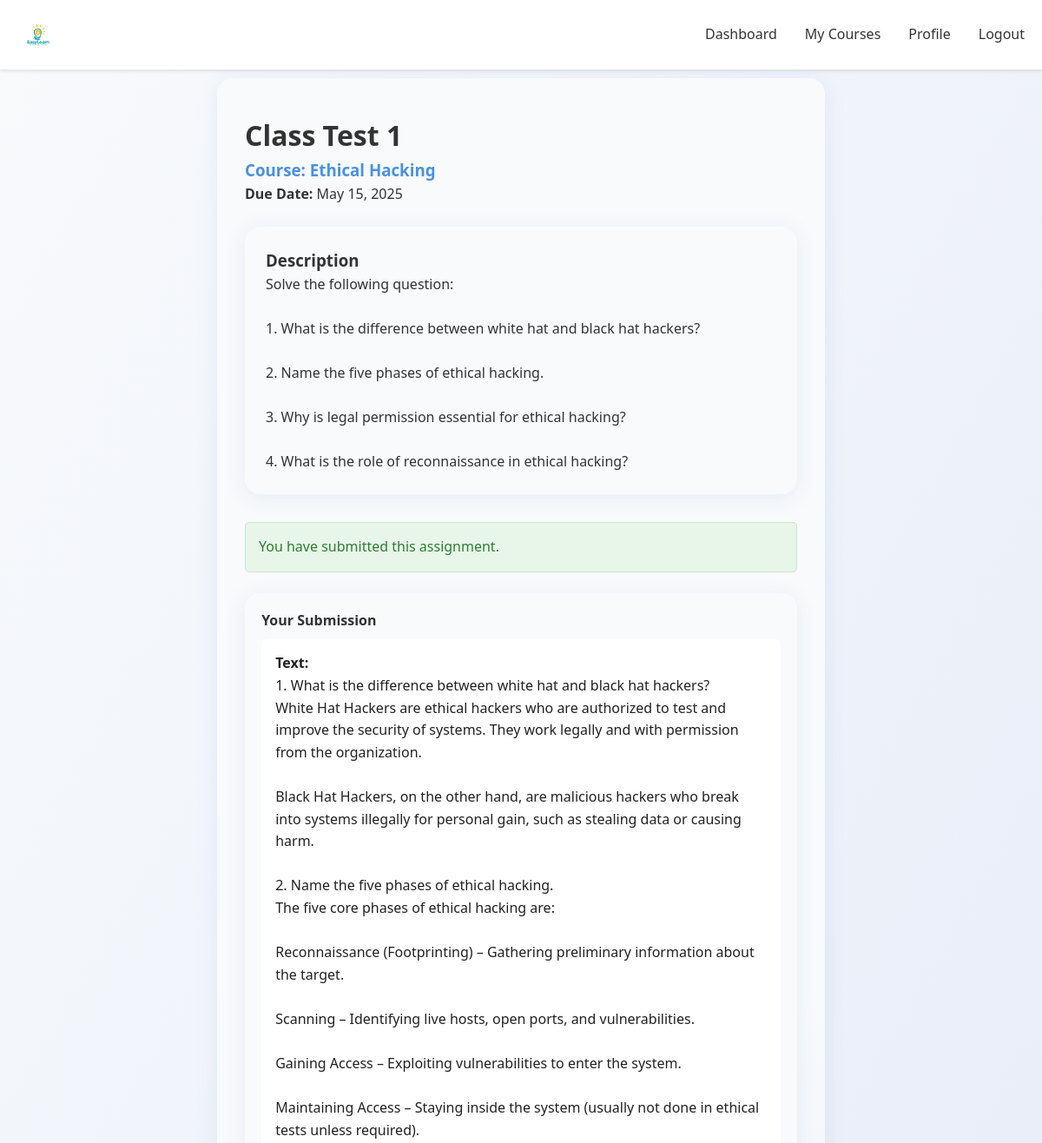
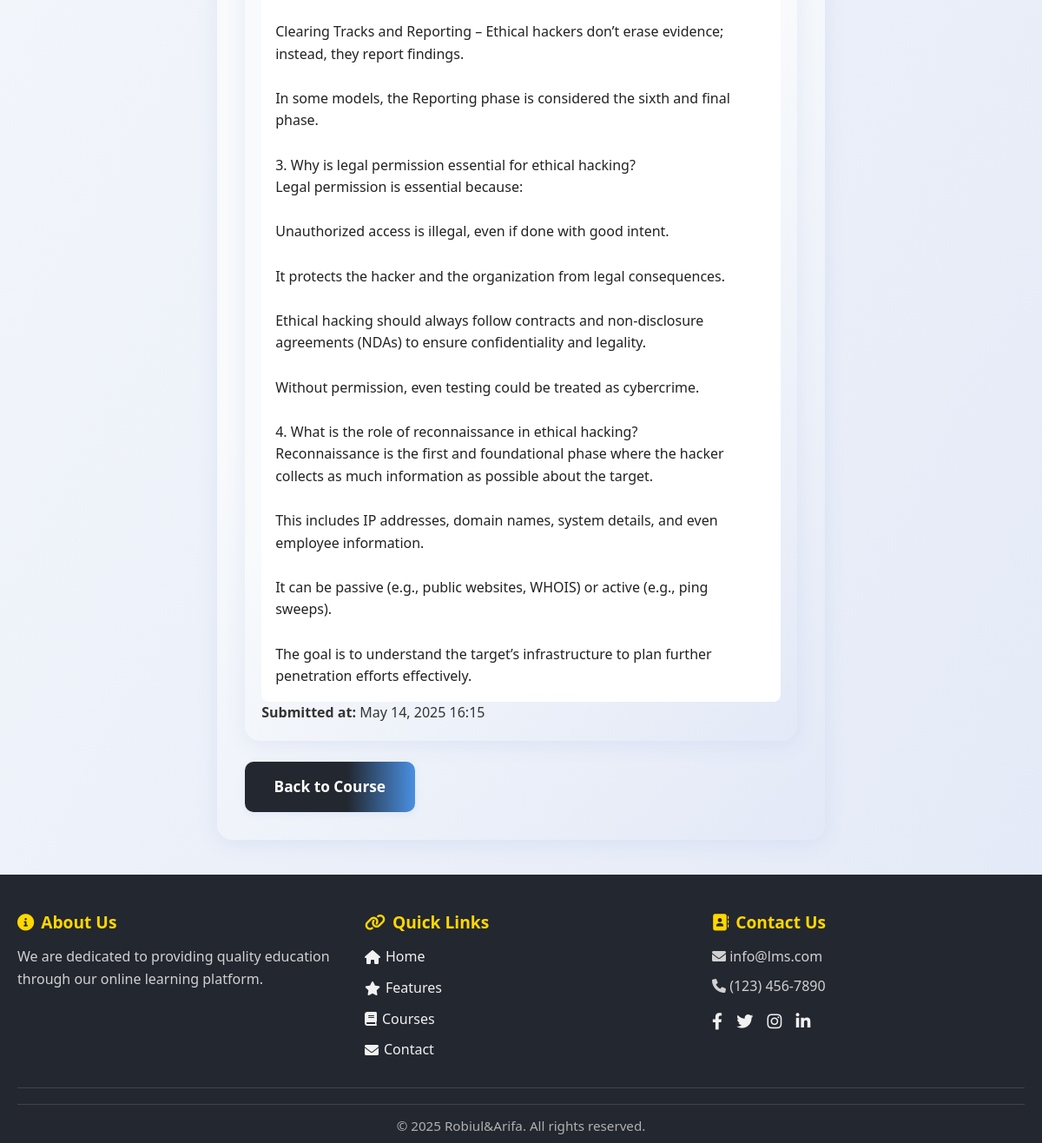
Page /php/assignment.php?id=1&course_id=4 (signed in) on the committed database (2 pictures, top to bottom).
### tables this page shows
CREATE TABLE `assignments` (
  `id` int(11) NOT NULL,
  `course_id` int(11) NOT NULL,
  `title` varchar(255) NOT NULL,
  `description` text DEFAULT NULL,
  `due_date` datetime NOT NULL,
  `created_at` timestamp NOT NULL DEFAULT current_timestamp(),
  `updated_at` timestamp NOT NULL DEFAULT current_timestamp() ON UPDATE current_timestamp()
);

CREATE TABLE `courses` (
  `id` int(11) NOT NULL,
  `instructor_id` int(11) NOT NULL,
  `title` varchar(255) NOT NULL,
  `description` text DEFAULT NULL,
  `thumbnail_url` varchar(255) DEFAULT NULL,
  `created_at` timestamp NOT NULL DEFAULT current_timestamp(),
  `updated_at` timestamp NOT NULL DEFAULT current_timestamp() ON UPDATE current_timestamp()
);

CREATE TABLE `submissions` (
  `id` int(11) NOT NULL,
  `student_id` int(11) NOT NULL,
  `assignment_id` int(11) NOT NULL,
  `file_url` varchar(255) DEFAULT NULL,
  `text_content` text DEFAULT NULL,
  `submitted_at` timestamp NOT NULL DEFAULT current_timestamp(),
  `grade` decimal(5,2) DEFAULT NULL,
  `feedback` text DEFAULT NULL
);

### php/assignment.php (the view, shortened to what this page needs)
<?php
$assignment_id = intval($_GET['id']);
$course_id = intval($_GET['course_id']);
$user_id = $_SESSION['user_id'];
$conn = getDBConnection();
$stmt = $conn->prepare('SELECT a.*, c.title as course_title FROM assignments a JOIN courses c ON a.course_id = c.id WHERE a.id = ? AND a.course_id = ?');
$stmt->bind_param('ii', $assignment_id, $course_id);
$stmt->execute();
$assignment = $stmt->get_result()->fetch_assoc();
$stmt = $conn->prepare('SELECT * FROM submissions WHERE student_id = ? AND assignment_id = ?');
$stmt->bind_param('ii', $user_id, $assignment_id);
$stmt->execute();
$submission = $stmt->get_result()->fetch_assoc();
?>
<!DOCTYPE html>
<html lang="en">
<head>
    <link rel="stylesheet" href="../css/style.css">
    <link rel="stylesheet" href="https://cdnjs.cloudflare.com/ajax/libs/font-awesome/6.0.0/css/all.min.css">
</head>
<body>
<nav class="navbar">
    <div class="container nav-content">
        <a href="../index.php" class="logo"><img src="../images/EasyLearn.png" alt="EasyLearn Logo" style="height:48px;vertical-align:middle;margin-right:10px;"></a>
        <div class="nav-links">
            <a href="student_dashboard.php">Dashboard</a>
            <a href="my_courses.php">My Courses</a>
            <a href="profile.php">Profile</a>
            <a href="logout.php">Logout</a>
        </div>
    </div>
</nav>
<div class="container" style="margin-top: 90px;">
    <div class="dashboard card" style="padding: 2.5rem 2rem 2rem 2rem; margin-top: 2rem; max-width: 700px; margin-left:auto; margin-right:auto;">
        <h1><?php echo htmlspecialchars($assignment['title']); ?></h1>
        <h3 style="color:#4a90e2;">Course: <?php echo htmlspecialchars($assignment['course_title']); ?></h3>
        <p><strong>Due Date:</strong> <?php echo date('M d, Y', strtotime($assignment['due_date'])); ?></p>
        <div class="card" style="padding:1.5rem;margin-bottom:2rem;background:#f8fafc;">
            <h3>Description</h3>
            <p><?php echo nl2br(htmlspecialchars($assignment['description'])); ?></p>
        </div>
        <?php if ($submission): ?>
            <div class="alert alert-success">You have submitted this assignment.</div>
            <div class="card" style="padding:1.2rem;margin-bottom:1.5rem;">
                <h4>Your Submission</h4>
                <?php if ($submission['text_content']): ?>
                    <div style="background:#fff; color:#222; padding:1rem;border-radius:8px;margin-top:0.5rem;"><strong>Text:</strong><br><?php echo nl2br(htmlspecialchars($submission['text_content'])); ?></div>
                <?php endif; ?>
                <p><strong>Submitted at:</strong> <?php echo date('M d, Y H:i', strtotime($submission['submitted_at'])); ?></p>
            </div>
        <?php endif; ?>
        <a href="course.php?id=<?php echo $course_id; ?>" class="btn btn-secondary">Back to Course</a>
    </div>
</div>
<footer class="footer modern-footer">
    <div class="container">
        <div class="footer-content">
            <div class="footer-section about">
                <h3><i class="fas fa-info-circle"></i> About Us</h3>
                <p>We are dedicated to providing quality education through our online learning platform.</p>
            </div>
            <div class="footer-section links">
                <h3><i class="fas fa-link"></i> Quick Links</h3>
                <ul>
                    <li><a href="../index.php"><i class="fas fa-home"></i> Home</a></li>
                    <li><a href="../index.php#features"><i class="fas fa-star"></i> Features</a></li>
                    <li><a href="../index.php#courses"><i class="fas fa-book"></i> Courses</a></li>
                    <li><a href="../php/contact.php"><i class="fas fa-envelope"></i> Contact</a></li>
                </ul>
            </div>
            <div class="footer-section contact">
                <h3><i class="fas fa-address-book"></i> Contact Us</h3>
                <p><i class="fas fa-envelope"></i> info@lms.com</p>
                <p><i class="fas fa-phone"></i> (123) 456-7890</p>
                <div class="footer-social">
                    <a href="https://web.facebook.com/wdrobi17" title="Facebook"><i class="fab fa-facebook-f"></i></a>
                    <a href="https://x.com/wdrobi21" title="Twitter"><i class="fab fa-twitter"></i></a>
                    <a href="https://www.instagram.com/wdrobi" title="Instagram"><i class="fab fa-instagram"></i></a>
                    <a href="https://www.linkedin.com/in/wdrobi/" title="LinkedIn"><i class="fab fa-linkedin-in"></i></a>
                </div>
            </div>
        </div>
        <div class="footer-bottom">
            <hr>
            <p>&copy; <?php echo date('Y'); ?> Robiul&Arifa. All rights reserved.</p>
        </div>
    </div>
</footer>
</body></html>

### css/style.css (style rules this page uses)
* { margin: 0; padding: 0; box-sizing: border-box; }
:root { --primary-color: #4a90e2; --secondary-color: #2c3e50; --accent-color: #e74c3c; --text-color: #333; --bg-color: #fff; --card-bg: #f8f9fa; --border-color: #dee2e6; --success-color: #28a745; --warning-color: #ffc107; --error-color: #dc3545; }
body { font-family: 'Segoe UI', Tahoma, Geneva, Verdana, sans-serif; line-height: 1.6; color: var(--text-color); background-color: var(--bg-color); transition: background-color 0.3s, color 0.3s; }
.container { max-width: 1200px; margin: 0 auto; padding: 0 20px; }
.navbar { background-color: var(--bg-color); box-shadow: 0 2px 4px rgba(0,0,0,0.1); padding: 1rem 0; position: fixed; width: 100%; top: 0; z-index: 1000; }
.nav-content { display: flex; justify-content: space-between; align-items: center; }
.nav-links { display: flex; gap: 2rem; }
.nav-links a { color: var(--text-color); text-decoration: none; font-weight: 500; transition: color 0.3s; }
.card { background-color: var(--card-bg); border-radius: 8px; padding: 1.5rem; margin: 1rem 0; box-shadow: 0 2px 4px rgba(0,0,0,0.1); transition: transform 0.3s; }
.btn, .auth-form .btn, .btn-link, .auth-form .btn-link { padding: 0.95rem 2.1rem; font-size: 1.08rem; border-radius: 10px; font-weight: 600; min-width: 140px; text-align: center; box-shadow: 0 2px 8px rgba(74, 144, 226, 0.10); transition: background 0.2s, color 0.2s, transform 0.15s; outline: none; border: none; text-decoration: none !important; cursor: pointer; display: inline-block; }
.btn-secondary { background: linear-gradient(90deg, #23272f 60%, #4a90e2 100%); color: #fff; }
.dashboard { padding: 2rem 0; }
.modern-footer { background: #23272f; color: #f1f1f1; padding: 40px 0 0 0; margin-top: 40px; font-size: 1rem; }
.modern-footer .footer-content { display: flex; flex-wrap: wrap; justify-content: space-between; gap: 40px; padding-bottom: 20px; }
.modern-footer .footer-section { flex: 1 1 220px; min-width: 220px; }
.modern-footer .footer-section h3 { font-size: 1.2rem; margin-bottom: 12px; color: #ffd700; display: flex; align-items: center; gap: 8px; }
.modern-footer .footer-section ul { list-style: none; padding: 0; margin: 0; }
.modern-footer .footer-section ul li { margin-bottom: 10px; }
.modern-footer .footer-section ul li a { color: #f1f1f1; text-decoration: none; transition: color 0.2s; display: flex; align-items: center; gap: 6px; }
.modern-footer .footer-section p { margin: 8px 0; color: #d1d1d1; }
.modern-footer .footer-social { margin-top: 12px; }
.modern-footer .footer-social a { color: #f1f1f1; margin-right: 12px; font-size: 1.2rem; transition: color 0.2s, transform 0.2s; display: inline-block; }
.modern-footer .footer-bottom { text-align: center; padding: 18px 0 8px 0; border-top: 1px solid #444; color: #b1b1b1; font-size: 0.95rem; }
.modern-footer .footer-bottom hr { border: none; border-top: 1px solid #444; margin: 0 0 12px 0; }
.card { background: linear-gradient(135deg, #f8fafc 60%, #e3e9f7 100%); border-radius: 18px; box-shadow: 0 4px 24px rgba(80, 120, 200, 0.10); padding: 2.5rem 2rem 2rem 2rem; margin: 1.5rem 0; transition: box-shadow 0.2s; }
.alert { padding: 0.8rem 1rem; border-radius: 8px; margin-bottom: 1rem; font-size: 1rem; }
.alert-success { background: #eaffea; color: #388e3c; border: 1.5px solid #bdf5bd; }
.alert { padding: 15px; margin-bottom: 20px; border-radius: 5px; }
.alert-success { background: #e8f5e9; color: #2e7d32; border: 1px solid #c8e6c9; }

### php/assignment.php (style rules this page uses)
body { background: linear-gradient(120deg, #f8fafc 0%, #e3e9f7 100%); }

### rows in the picture
assignments: title "Class Test 1", course.title "Ethical Hacking", due_date "May 15, 2025", description "Solve the following question: 1. What is the difference between white hat and black hat hackers? 2. Name the five phases of ethical hacking. 3. Why is legal permission essential for ethical hacking? 4. What is the role of reconnaissance in ethical hacking?"
submissions: text_content "1. What is the difference between white hat and black hat hackers? White Hat Hackers are ethical hackers who are authorized to test and improve the security of systems. They work legally and with permission from the organization. Black Hat Hackers, on the other hand, are malicious hackers who break into systems illegally for personal gain, such as stealing data or causing harm. 2. Name the five phases of ethical hacking. The five core phases of ethical hacking are: Reconnaissance (Footprinting) – Gathering preliminary information about the target. Scanning – Identifying live hosts, open ports, and vulnerabilities. Gaining Access – Exploiting vulnerabilities to enter the system. Maintaining…", submitted_at "May 14, 2025 16:15"
